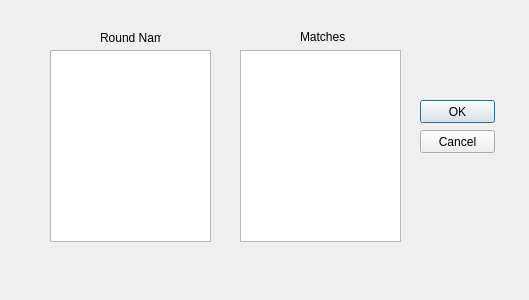
<?xml version="1.0" encoding="UTF-8"?>
<ui version="4.0">
 <class>SelectRoundDialog</class>
 <widget class="QDialog" name="SelectRoundDialog">
  <property name="geometry">
   <rect>
    <x>0</x>
    <y>0</y>
    <width>529</width>
    <height>300</height>
   </rect>
  </property>
  <property name="windowTitle">
   <string>Dialog</string>
  </property>
  <widget class="QListWidget" name="RoundsWidget">
   <property name="geometry">
    <rect>
     <x>50</x>
     <y>50</y>
     <width>161</width>
     <height>192</height>
    </rect>
   </property>
  </widget>
  <widget class="QPushButton" name="pushButton">
   <property name="geometry">
    <rect>
     <x>420</x>
     <y>100</y>
     <width>75</width>
     <height>23</height>
    </rect>
   </property>
   <property name="text">
    <string>OK</string>
   </property>
  </widget>
  <widget class="QPushButton" name="pushButton_2">
   <property name="geometry">
    <rect>
     <x>420</x>
     <y>130</y>
     <width>75</width>
     <height>23</height>
    </rect>
   </property>
   <property name="text">
    <string>Cancel</string>
   </property>
  </widget>
  <widget class="QListWidget" name="PlayersWidget">
   <property name="geometry">
    <rect>
     <x>240</x>
     <y>50</y>
     <width>161</width>
     <height>192</height>
    </rect>
   </property>
  </widget>
  <widget class="QLabel" name="label">
   <property name="geometry">
    <rect>
     <x>100</x>
     <y>30</y>
     <width>61</width>
     <height>16</height>
    </rect>
   </property>
   <property name="text">
    <string>Round Name</string>
   </property>
  </widget>
  <widget class="QLabel" name="label_2">
   <property name="geometry">
    <rect>
     <x>300</x>
     <y>30</y>
     <width>47</width>
     <height>13</height>
    </rect>
   </property>
   <property name="text">
    <string>Matches</string>
   </property>
  </widget>
 </widget>
 <resources/>
 <connections/>
</ui>
